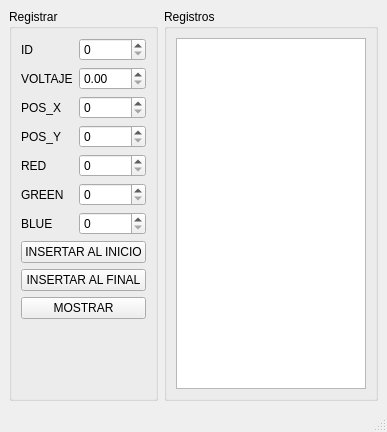
<?xml version="1.0" encoding="UTF-8"?>
<ui version="4.0">
 <class>MainWindow</class>
 <widget class="QMainWindow" name="MainWindow">
  <property name="geometry">
   <rect>
    <x>0</x>
    <y>0</y>
    <width>387</width>
    <height>432</height>
   </rect>
  </property>
  <property name="windowTitle">
   <string>Neuronas</string>
  </property>
  <widget class="QWidget" name="centralwidget">
   <layout class="QFormLayout" name="formLayout_2">
    <item row="0" column="0">
     <widget class="QGroupBox" name="groupBox">
      <property name="title">
       <string>Registrar</string>
      </property>
      <layout class="QFormLayout" name="formLayout">
       <item row="0" column="0">
        <widget class="QLabel" name="label">
         <property name="text">
          <string>ID</string>
         </property>
        </widget>
       </item>
       <item row="0" column="1">
        <widget class="QSpinBox" name="id_spinBox"/>
       </item>
       <item row="1" column="0">
        <widget class="QLabel" name="label_2">
         <property name="text">
          <string>VOLTAJE</string>
         </property>
        </widget>
       </item>
       <item row="1" column="1">
        <widget class="QDoubleSpinBox" name="voltaje_doubleSpinBox"/>
       </item>
       <item row="2" column="0">
        <widget class="QLabel" name="label_3">
         <property name="text">
          <string>POS_X</string>
         </property>
        </widget>
       </item>
       <item row="2" column="1">
        <widget class="QSpinBox" name="Pos_x_spinBox_2"/>
       </item>
       <item row="3" column="0">
        <widget class="QLabel" name="label_4">
         <property name="text">
          <string>POS_Y</string>
         </property>
        </widget>
       </item>
       <item row="3" column="1">
        <widget class="QSpinBox" name="Pos_y_spinBox_2"/>
       </item>
       <item row="4" column="0">
        <widget class="QLabel" name="label_5">
         <property name="text">
          <string>RED</string>
         </property>
        </widget>
       </item>
       <item row="4" column="1">
        <widget class="QSpinBox" name="red_spinBox_4"/>
       </item>
       <item row="5" column="0">
        <widget class="QLabel" name="label_6">
         <property name="text">
          <string>GREEN</string>
         </property>
        </widget>
       </item>
       <item row="5" column="1">
        <widget class="QSpinBox" name="green_spinBox_5"/>
       </item>
       <item row="6" column="0">
        <widget class="QLabel" name="label_7">
         <property name="text">
          <string>BLUE</string>
         </property>
        </widget>
       </item>
       <item row="6" column="1">
        <widget class="QSpinBox" name="spinBox_6"/>
       </item>
       <item row="7" column="0" colspan="2">
        <widget class="QPushButton" name="pushButton">
         <property name="text">
          <string>INSERTAR AL INICIO</string>
         </property>
        </widget>
       </item>
       <item row="8" column="0" colspan="2">
        <widget class="QPushButton" name="pushButton_2">
         <property name="text">
          <string>INSERTAR AL FINAL</string>
         </property>
        </widget>
       </item>
       <item row="9" column="0" colspan="2">
        <widget class="QPushButton" name="pushButton_3">
         <property name="text">
          <string>MOSTRAR</string>
         </property>
        </widget>
       </item>
      </layout>
     </widget>
    </item>
    <item row="0" column="1">
     <widget class="QGroupBox" name="groupBox_2">
      <property name="title">
       <string>Registros</string>
      </property>
      <layout class="QVBoxLayout" name="verticalLayout">
       <item>
        <widget class="QPlainTextEdit" name="plainTextEdit">
         <property name="readOnly">
          <bool>true</bool>
         </property>
        </widget>
       </item>
      </layout>
     </widget>
    </item>
   </layout>
  </widget>
  <widget class="QMenuBar" name="menubar">
   <property name="geometry">
    <rect>
     <x>0</x>
     <y>0</y>
     <width>387</width>
     <height>25</height>
    </rect>
   </property>
  </widget>
  <widget class="QStatusBar" name="statusbar"/>
 </widget>
 <resources/>
 <connections/>
</ui>
